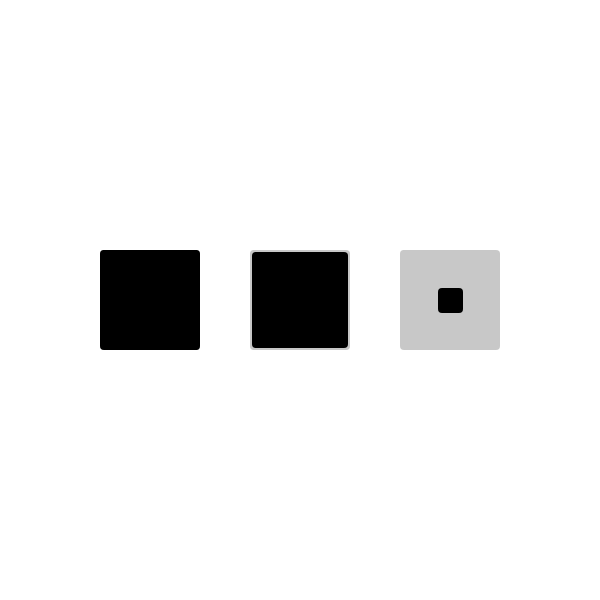
Frame 1 (no input)
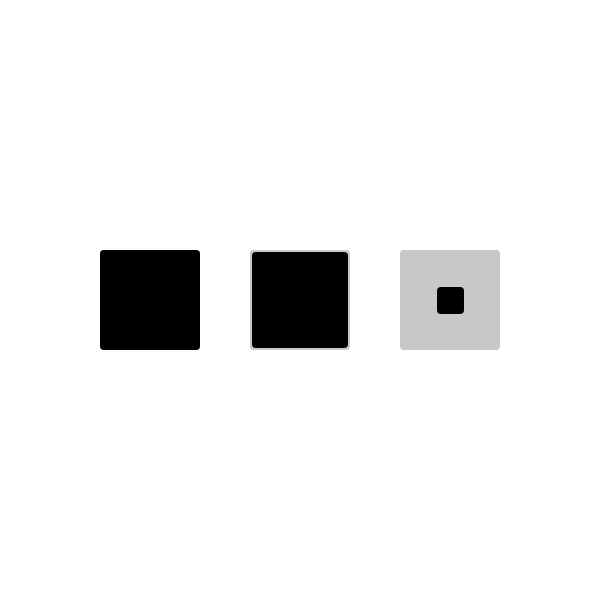
Frame 60 (the mouse pressed at the canvas centre just before this capture)
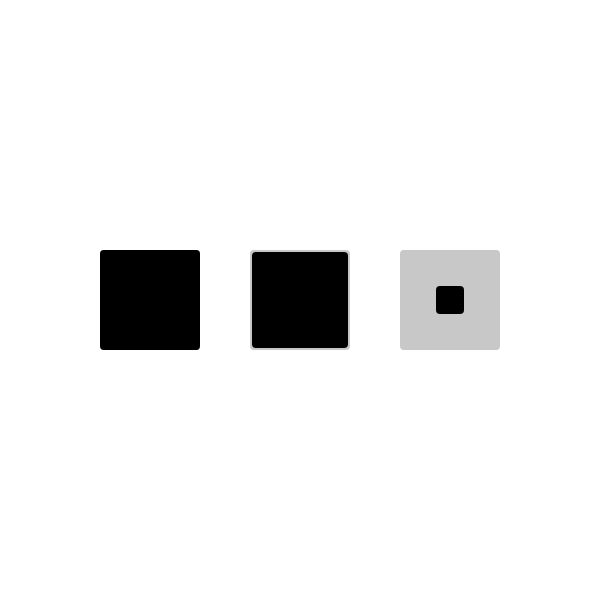
Frame 120 (the mouse held since frame 60 and released just before this capture)

The Processing sketch that drew these frames (run headless with seeded random() and noise(); from frame 60 on, the mouse is pressed at the canvas centre):

// Processing sketch: boxes
// ── boxes.pde
// 四角形で時分秒を表現

void setup() {
  size(600, 600);
  noStroke();
}

void draw() {
  background(255, 255, 255);

  // 時針の枠
  fill(200, 200, 200);
  rect(100, 250, 100, 100, 4);
  // 時針
  fill(0, 0, 0);
  rect(
    150 - (100 * hour() / 23) / 2,
    300 - (100 * hour() / 23) / 2,
    // 時 (0 ~ 23) を元に四角形のサイズ (0 ~ 100) を計算 
    100 * hour() / 23,
    100 * hour() / 23,
    4
  );

  // 分針の枠
  fill(200, 200, 200);
  rect(250, 250, 100, 100, 4);
  // 分針
  fill(0, 0, 0);
  rect(
    300 - (100 * minute() / 59) / 2,
    300 - (100 * minute() / 59) / 2,
    100 * minute() / 59,
    100 * minute() / 59,
    4
  );

  // 時針の枠
  fill(200, 200, 200);
  rect(400, 250, 100, 100, 4);
  // 時針
  fill(0, 0, 0);
  rect(
    450 - (100 * second() / 59) / 2,
    300 - (100 * second() / 59) / 2,
    100 * second() / 59,
    100 * second() / 59,
    4
  );
}
